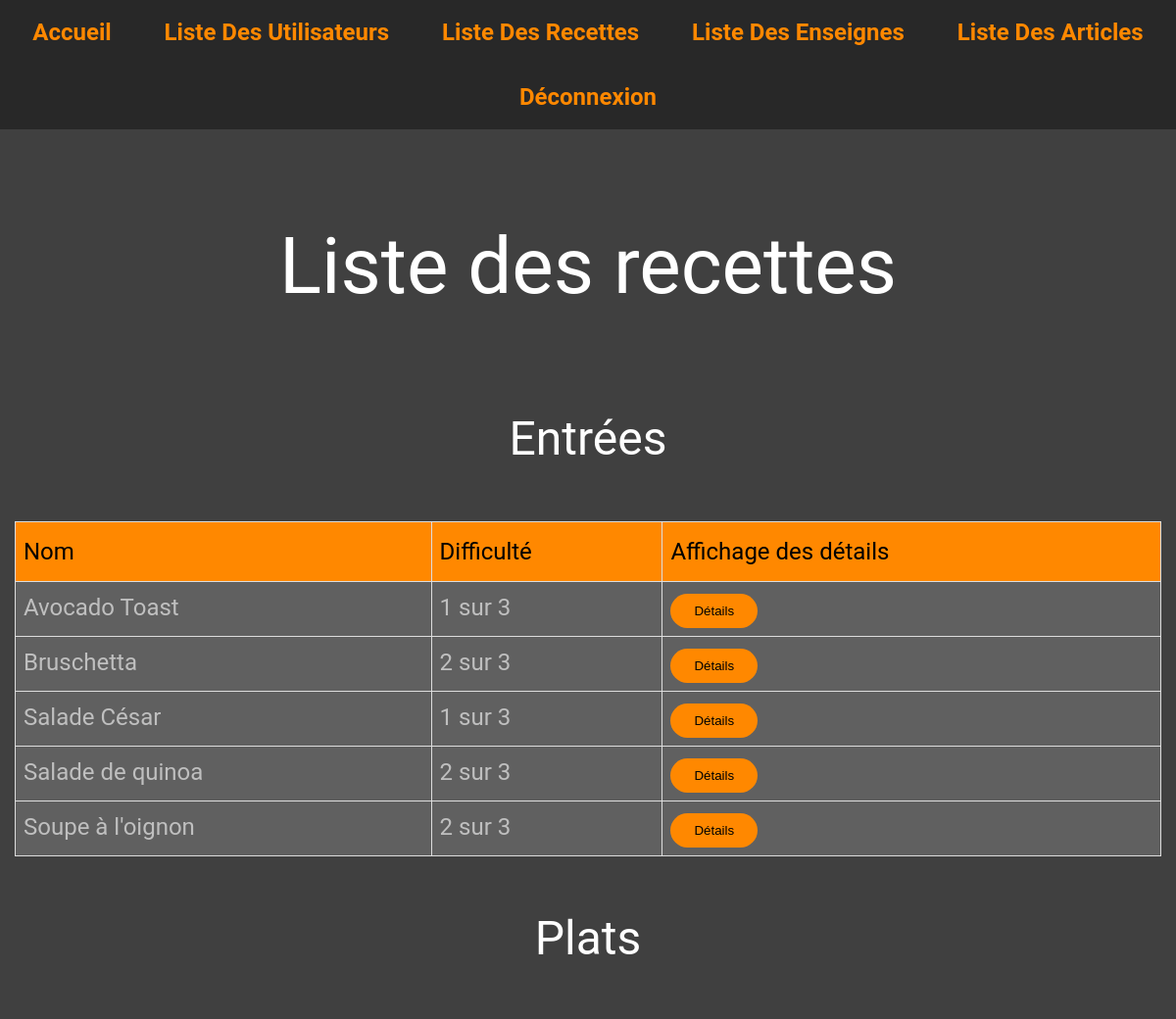
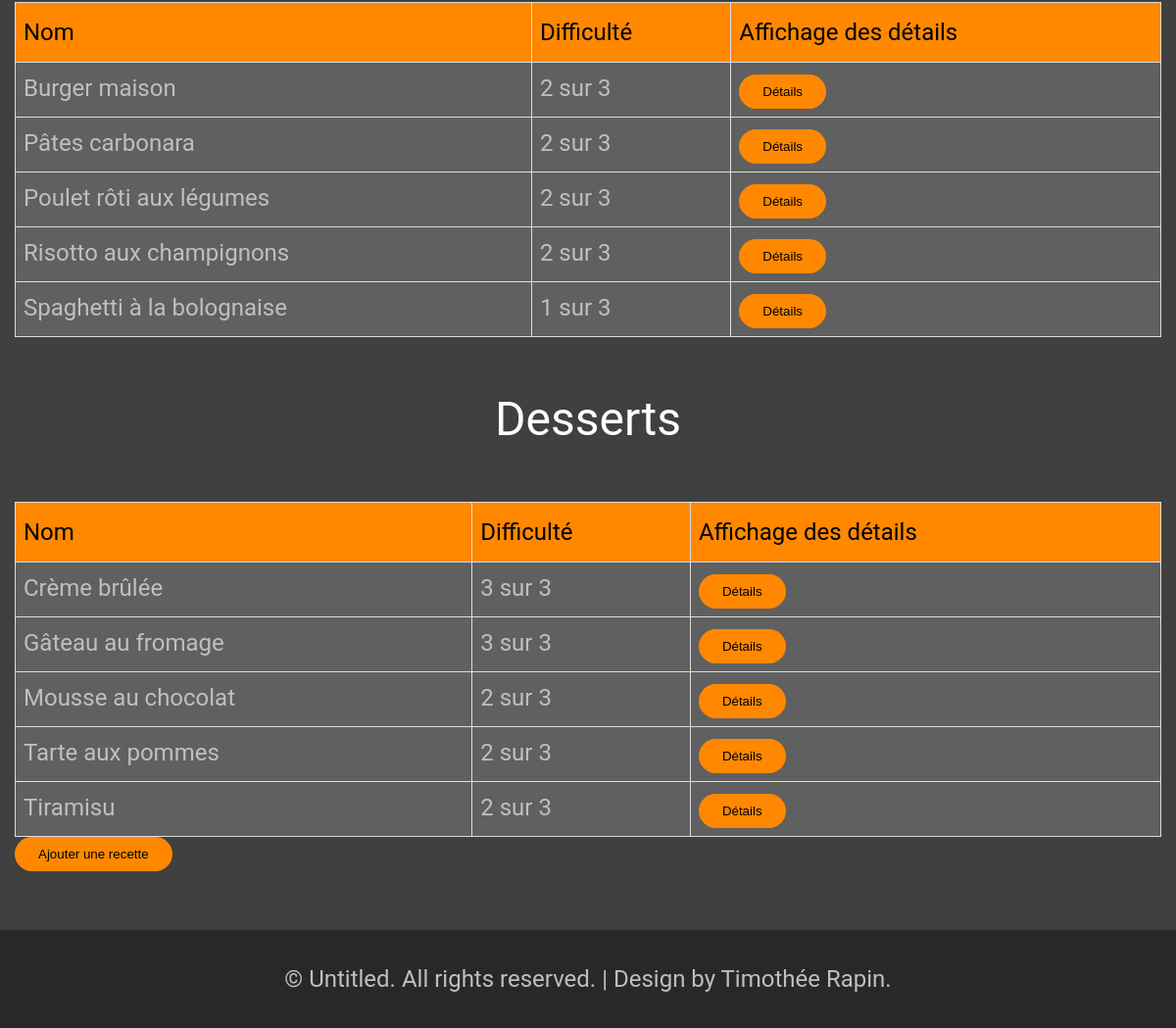
/Code/index.php?action=foodsList (signed in), run on the app's committed database (2 pictures, top to bottom).
### tables this page shows
CREATE TABLE IF NOT EXISTS `foods` (
  `id` INT NOT NULL AUTO_INCREMENT,
  `name` VARCHAR(40) NOT NULL,
  `nbPersons` INT NOT NULL,
  `time` TIME NULL,
  `difficulty` TINYINT(2) NULL,
  `instruction` VARCHAR(1000) NOT NULL,
  `type` VARCHAR(15) NOT NULL,
  PRIMARY KEY (`id`),
  INDEX `UniqueFood` (`name` ASC) VISIBLE);

### Code/Controller/foods.php (called while the page is built, shortened)
<?php
require_once "Model/foodsManager.php";
function foodsList()
{
    $foods = getFoodsList();
    $Starters = $foods[0];
    $Dishs = $foods[1];
    $Desserts = $foods[2];
    require_once "View/foodsList.php";
}

### Code/Model/dbConnector.php (called while the page is built, shortened)
<?php
function executeQuerySelect($query)
{
    $queryResult = null;
    $dbConnexion = openDBConnexion();
    if ($dbConnexion != null) {
        $statement = $dbConnexion->prepare($query);
        $statement->execute();
        $queryResult = $statement->fetchAll();
    }
    return $queryResult;
}
function openDBConnexion()
{
    $tempDBConnexion = null;
    $sqlDriver = 'mysql';
    $hostname = 'localhost';
    $port = 3306;
    $charset = 'utf8';
    $dbName = 'gesrep_trn_TPI';
    $userName = 'gesrep_trn_TPI';
    $userPsw = '6@aP7qkR8^hn';
    $dsn = $sqlDriver . ':host=' . $hostname . ';dbname=' . $dbName . ';port=' . $port . ';charset=' . $charset;
    try {
        $tempDBConnexion = new PDO($dsn, $userName, $userPsw);
    } catch (PDOException $exception) {
        echo 'Connection failed' . $exception->getMessage();
    }
    return $tempDBConnexion;
}

### Code/Model/foodsManager.php (called while the page is built, shortened)
<?php
require_once "dbConnector.php";
function getFoodsList()
{
    $query = "SELECT foods.id, foods.name, foods.nbPersons, foods.time, foods.difficulty, foods.instruction, foods.type FROM foods
              WHERE foods.type = 'Starter'
              ORDER BY foods.name ASC";
    $queryResult = executeQuerySelect($query);
    $foods[0] = $queryResult;
    $query = "SELECT foods.id, foods.name, foods.nbPersons, foods.time, foods.difficulty, foods.instruction, foods.type FROM foods
              WHERE foods.type = 'Dish'
              ORDER BY foods.name ASC";
    $queryResult = executeQuerySelect($query);
    $foods[1] = $queryResult;
    $query = "SELECT foods.id, foods.name, foods.nbPersons, foods.time, foods.difficulty, foods.instruction, foods.type FROM foods
              WHERE foods.type = 'Dessert'
              ORDER BY foods.name ASC";
    $queryResult = executeQuerySelect($query);
    $foods[2] = $queryResult;
    return $foods;
}

### Code/View/foodsList.php (the view, shortened to what this page needs)
<main id="page" class="container">
    <h1>Liste des recettes</h1>
    <h2>Entrées</h2>
    <table class="userList">
        <thead>
        <tr>
            <th>Nom</th>
            <th>Difficulté</th>
            <th>Affichage des détails</th>
        </tr>
        </thead>
        <tbody>
        <?php foreach ($Starters as $food): ?>
            <a href="index.php?action=foodDetails&id=<?=$food['id']; ?>">
                <tr>
                    <td><?=$food['name']; ?></td>
                    <td><?=$food['difficulty'] . " sur 3"; ?></td>
                    <td>
                        <a href="index.php?action=foodDetails&id=<?=$food['id']; ?>">
                            <button>Détails</button>
                        </a>
                    </td>
                </tr>
            </a>
        <?php endforeach; ?>
        </tbody>
    </table>
    <h2>Plats</h2>
    <table class="userList">
        <thead>
        <tr>
            <th>Nom</th>
            <th>Difficulté</th>
            <th>Affichage des détails</th>
        </tr>
        </thead>
        <tbody>
            <?php foreach ($Dishs as $food): ?>
                <tr>
                    <td><?=$food['name']; ?></td>
                    <td><?=$food['difficulty'] . " sur 3"; ?></td>
                    <td>
                        <a href="index.php?action=foodDetails&id=<?=$food['id']; ?>">
                            <button>Détails</button>
                        </a>
                    </td>
                </tr>
            <?php endforeach; ?>
        </tbody>
    </table>
    <h2>Desserts</h2>
    <table class="userList">
        <thead>
        <tr>
            <th>Nom</th>
            <th>Difficulté</th>
            <th>Affichage des détails</th>
        </tr>
        </thead>
        <tbody>
            <?php foreach ($Desserts as $food): ?>
                <tr>
                    <td><?=$food['name']; ?></td>
                    <td><?=$food['difficulty'] . " sur 3"; ?></td>
                    <td>
                        <a href="index.php?action=foodDetails&id=<?=$food['id']; ?>">
                            <button>Détails</button>
                        </a>
                    </td>
                </tr>
            <?php endforeach; ?>
        </tbody>
    </table>
    <?php if (isset($_SESSION['userType']) && $_SESSION['userType'] == 'Administrator') : ?>
        <a href="index.php?action=foodsAdd">
            <button>Ajouter une recette</button>
        </a>
    <?php endif; ?>
</main>
<?php
$content = ob_get_clean();
require 'gabarit.php';
?>

### Code/index.php (shortened to what this page needs)
<?php
require_once "Controller/foods.php";
if (isset($_GET['action'])) {
    $action = $_GET['action'];
    switch ($action) {
        case 'foodsList' :
            foodsList();
            break;
    }
}
else {
    home();
}

### Code/View/gabarit.php (shortened to what this page needs)
<!DOCTYPE html>
<html lang="fr">
    <head>
        <link rel="stylesheet" href="../View/Contents/CSS/reset.css" />
        <link rel="stylesheet" href="../View/Contents/CSS/style.css" />
    </head>
    <body>
        <header>
            <nav>
                <nav>
                    <ul>
                        <li><a href="index.php?action=home">Accueil</a></li>
                        <?php if (isset($_SESSION['userType']) && $_SESSION['userType'] == 'User') : ?>
                            <li><a href="index.php?action=menusList">Liste des menus</a></li>
                            <li><a href="index.php?action=foodsList">Liste des Recettes</a></li>
                            <li><a href="index.php?action=shoppingList">Liste des commissions</a></li>
                        <?php elseif (isset($_SESSION['userType']) && $_SESSION['userType'] == 'Administrator') : ?>
                            <li><a href="index.php?action=usersList">Liste des utilisateurs</a></li>
                            <li><a href="index.php?action=foodsList">Liste des Recettes</a></li>
                            <li><a href="index.php?action=signsList">Liste des enseignes</a></li>
                            <li><a href="index.php?action=articlesList">Liste des articles</a></li>
                        <?php endif; ?>
                        <?php if (isset($_SESSION['userEmailAddress'])) : ?>
                        <ul>
                            <li><a href="index.php?action=logout">Déconnexion</a></li>
                        </ul>
                        <?php else: ?>
                        <li><a href="index.php?action=login">Connexion</a></li>
                        <?php endif; ?>
                    </ul>
                </nav>
            </nav>
        </header>
        <?php if (isset($content)) : ?>
            <?=$content; ?>
        <?php endif;?>
        <footer>
            <span>&copy; Untitled. All rights reserved. | Design by Timothée Rapin.</span>
        </footer>
    </body>
</html>

### Code/View/Contents/CSS/style.css (style rules this page uses)
:root { --text-dark: #000000; --text-dark-gray: #404040; --text-light-gray: #BFBFBF; --text-light: #FFFFFF; --danger-dark: #CC0000; --danger: #FF4444; --warning-dark: #FF8800; --warning: #FFBB33; --success-dark: #007E33; --success: #00C851; --information-dark: #0099CC; --information: #33B5E5; --main-dark: #282828; --main: #404040; --main-light: #606060; --primary-dark: #AA5500; --primary: #FF8800; --primary-light: #FFAA55; --secondary-dark: #00CBCC; --secondary: #00FFFF; --secondary-light: #72FFFF; }
body { position: relative; min-height: 100vh; margin: 0; padding: 0; padding-bottom: 10rem; background: var(--main); color: var(--text-light-gray); font-family: 'Roboto', Arial, Helvetica, sans-serif; font-size: 24px; overflow-x: hidden; line-height: 1.5; }
h1 { text-align: center; font-size: 5rem; margin: 5rem; color: var(--text-light); }
h2 { text-align: center; font-size: 3rem; margin: 3rem; color: var(--text-light); }
a { color: var(--primary); }
.container { max-width: 1200px; margin: 0 auto; padding: 0 15px; }
header { background-color: var(--main-dark); position:static; width: 100%; z-index: 1; }
nav { position: sticky; top: 0; width:100%; background: var(--main-dark); text-align: center; z-index: 8; }
ul { display: inline; margin: auto; text-align: center; padding: 0; height: auto; list-style: none; background-color: inherit; }
ul li { display: inline-block; position: relative; font-weight:bolder; padding: 0.5rem 1.5rem; color: var(--primary); margin: 0; height: 50px; min-width: max-content; text-align: center; line-height: 50px; list-style: none; text-transform: capitalize; }
footer { position: absolute; bottom: 0; width: 100%; padding: 2rem 0; background: var(--main-dark); text-align: center; z-index: 10; }
table { border-collapse: collapse; width: 100%; background-color: var(--main-light); }
table td, table th { border: 1px solid #ddd; padding: 8px; }
table th { padding-top: 12px; padding-bottom: 12px; text-align: left; background-color: var(--primary); color: var(--text-dark); }
button { border-radius: 100px; background-color: var(--primary); color: #000000; width: fit-content; display: flex; flex-direction: column; justify-content: center; align-items: center; padding: 10px 24px; gap: 10px; }

### data on the page
foods: name "Avocado Toast", difficulty "1"
foods: name "Bruschetta", difficulty "2"
foods: name "Salade César", difficulty "1"
foods: name "Salade de quinoa", difficulty "2"
foods: name "Soupe à l'oignon", difficulty "2"
foods: name "Burger maison", difficulty "2"
foods: name "Pâtes carbonara", difficulty "2"
foods: name "Poulet rôti aux légumes", difficulty "2"
foods: name "Risotto aux champignons", difficulty "2"
foods: name "Spaghetti à la bolognaise", difficulty "1"
foods: name "Crème brûlée", difficulty "3"
foods: name "Gâteau au fromage", difficulty "3"
foods: name "Mousse au chocolat", difficulty "2"
foods: name "Tarte aux pommes", difficulty "2"
foods: name "Tiramisu", difficulty "2"
